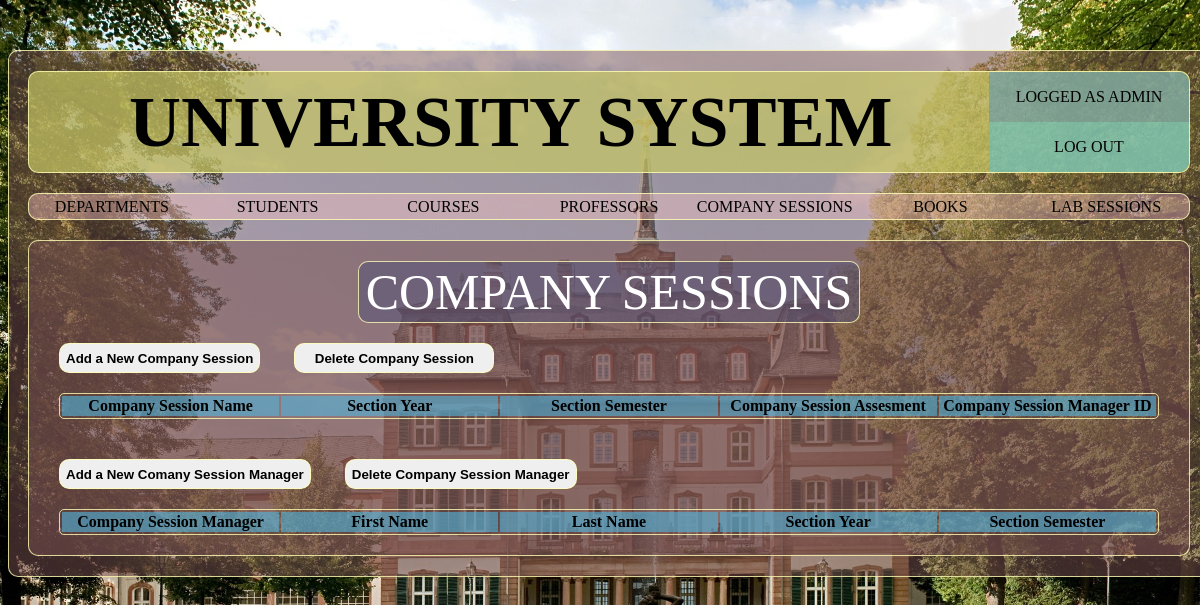
Page /pages/company_sessions.php (signed in) on the earlier database version.
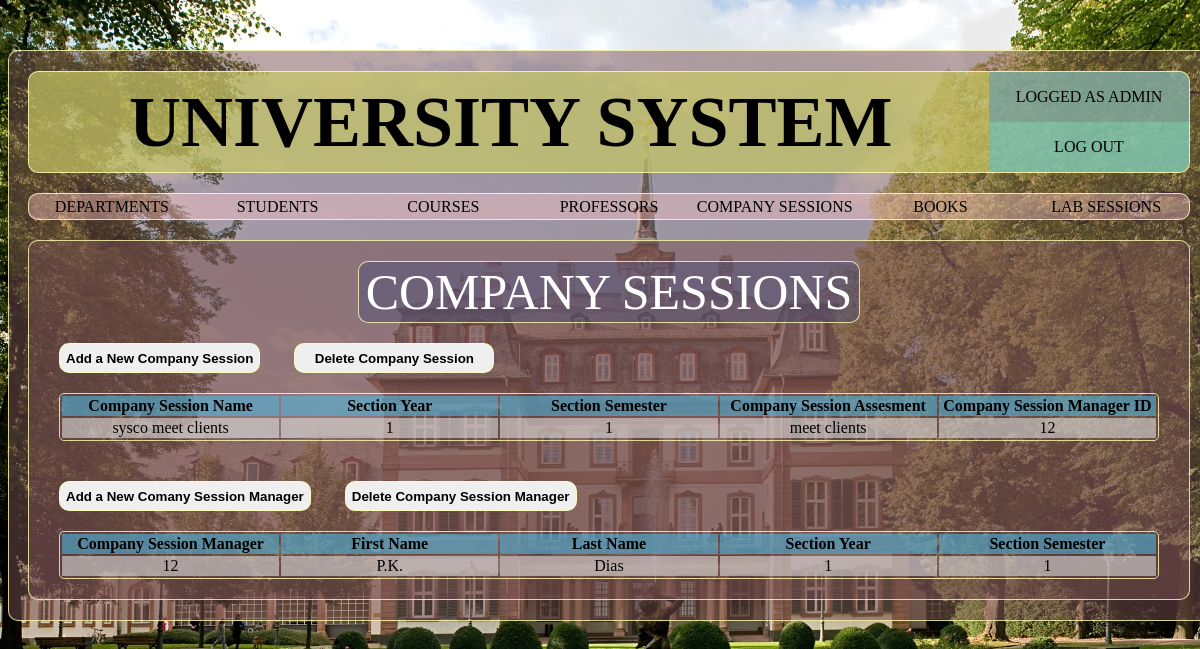
Same page on the later database version.
### tables this page shows
CREATE TABLE `companysession` (
  `comSesName` varchar(100) NOT NULL,
  `sesYear` int(5) NOT NULL,
  `sesSem` int(5) NOT NULL,
  `comSesAssesment` varchar(50) NOT NULL,
  `comSesManager` varchar(20) NOT NULL
);

CREATE TABLE `company_sess_manager` (
  `empID` varchar(20) NOT NULL,
  `empFName` varchar(50) NOT NULL,
  `empLName` varchar(50) NOT NULL,
  `sesYear` int(5) DEFAULT NULL,
  `sesSem` int(5) DEFAULT NULL
);

### pages/company_sessions.php (the view, shortened to what this page needs)
<?php
require_once('layout/header.php');
?>
		<div class="container sub-page border-default">
			<div class="sub-page-box">
				<div class="container sub-page-title text-center border-default"> COMPANY SESSIONS </div>
			</div>
			<div class="sub-page-box">
                <div class="sub-page-box">
				    <button class="sub-page-btn border-default" onclick="show_div('hidden_div')"> Add a New Company Session </button>
                    <button name="delete_company_session" class="sub-page-btn border-default" onclick="show_div('hidden_delete_div')">Delete Company Session </button>
			     </div>
				<table class="container sub-page-table text-center">
					<tr>
                        <th>Company Session Name</th>
						<th>Section Year</th>
						<th>Section Semester</th>
                        <th>Company Session Assesment</th>
						<th>Company Session Manager ID</th>
					</tr>
					   <?php
                            require_once('../inc/config.php');
                            $query="SELECT * FROM companysession";
                    $userquery=mysqli_query($connection,$query);
                        if(mysqli_num_rows($userquery)>0){
                            while($row=mysqli_fetch_assoc($userquery)){
                                    echo "<tr><td>".$row['comSesName']."</td>";
                                    echo "<td>".$row['sesYear']."</td>";
                                    echo "<td>".$row['sesSem']."</td>";
                                    echo "<td>".$row['comSesAssesment']."</td>";
                                    echo "<td>".$row['comSesManager']."</td></tr>";
                                }
                            }
                        ?>
				</table>
			</div>
            <div class="sub-page-box">
                <div class="sub-page-box">
				    <button class="sub-page-btn border-default" onclick="show_div('hidden_div2')"> Add a New Comany Session Manager </button>
                    <button name="delete_company_session_manager" class="sub-page-btn border-default" onclick="show_div('hidden_delete_div2')">Delete Company Session Manager</button>
			     </div>
				<table class="container sub-page-table text-center">
					<tr>
                        <th>Company Session Manager</th>
						<th>First Name</th>
						<th>Last Name</th>
                        <th>Section Year</th>
						<th>Section Semester</th>
					</tr>
                        <?php
                            require_once('../inc/config.php');
                            $query="SELECT * FROM company_sess_manager";
                    $userquery=mysqli_query($connection,$query);
                        if(mysqli_num_rows($userquery)>0){
                            while($row=mysqli_fetch_assoc($userquery)){
                                    echo "<tr><td>".$row['empID']."</td>";
                                    echo "<td>".$row['empFName']."</td>";
                                    echo "<td>".$row['empLName']."</td>";
                                    echo "<td>".$row['sesYear']."</td>";
                                    echo "<td>".$row['sesSem']."</td></tr>";
                                }
                            }
                        ?>
				</table>
			</div>
		</div>
	</div>
</body>
</html>

Differences in the rows shown:
added companysession: comSesName "sysco meet clients", sesYear "1", sesSem "1", comSesAssesment "meet clients", comSesManager "12"
added company_sess_manager: empID "12", empFName "P.K.", empLName "Dias", sesYear "1", sesSem "1"
